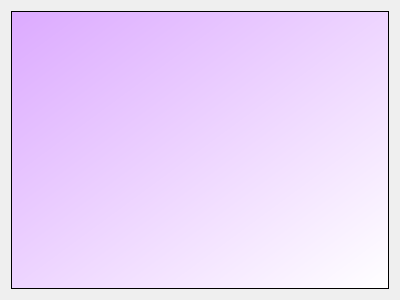
<?xml version="1.0" encoding="UTF-8"?>
<ui version="4.0">
 <class>ShoppingBasketWindow</class>
 <widget class="QWidget" name="ShoppingBasketWindow">
  <property name="geometry">
   <rect>
    <x>0</x>
    <y>0</y>
    <width>400</width>
    <height>300</height>
   </rect>
  </property>
  <property name="windowTitle">
   <string>ShoppingBasketWindow</string>
  </property>
  <layout class="QHBoxLayout" name="horizontalLayout">
   <item>
    <widget class="QTableView" name="shopping_basket_view">
     <property name="styleSheet">
      <string notr="true">background-color: qlineargradient(spread:pad, x1:0, y1:0, x2:1, y2:1, stop:0 rgba(220, 170, 255, 255), stop:1 rgba(255, 255, 255, 255));</string>
     </property>
    </widget>
   </item>
  </layout>
 </widget>
 <layoutdefault spacing="6" margin="11"/>
 <resources/>
 <connections/>
</ui>
